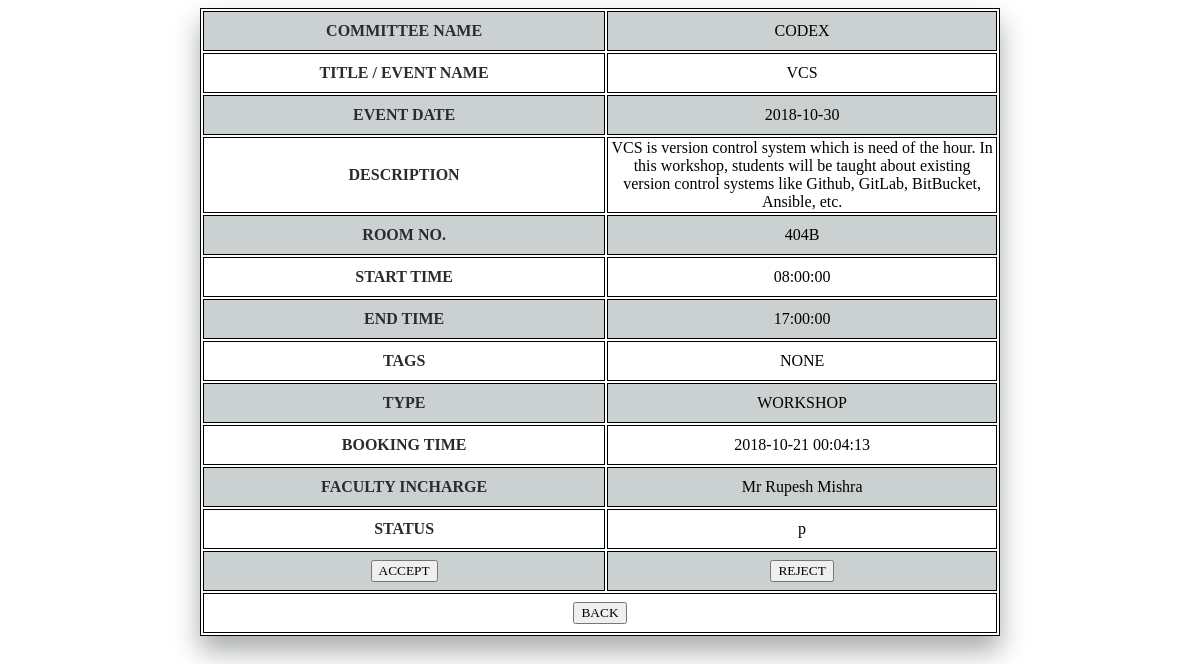
The page /php/user_homepage/admin_event_details.php?event_id=2 (signed in) on the database its author committed.
### tables this page shows
CREATE TABLE `event_detail` (
  `eid` int(11) NOT NULL,
  `title` varchar(30) DEFAULT NULL,
  `description` varchar(1000) DEFAULT NULL,
  `tags` varchar(10) DEFAULT NULL,
  `type` varchar(10) DEFAULT NULL,
  `status` char(1) DEFAULT NULL,
  `uid` int(11) DEFAULT NULL,
  `room_no` varchar(10) DEFAULT NULL
);

CREATE TABLE `user` (
  `uid` int(11) NOT NULL,
  `comm_name` varchar(20) DEFAULT NULL,
  `comm_head` varchar(20) DEFAULT NULL,
  `fac_head` varchar(20) DEFAULT NULL,
  `pswd` varchar(128) DEFAULT NULL,
  `type_of_user` char(1) DEFAULT NULL
);

CREATE TABLE `booking_detail` (
  `eid` int(11) DEFAULT NULL,
  `room_no` varchar(10) DEFAULT NULL,
  `start_time` time DEFAULT NULL,
  `end_time` time DEFAULT NULL,
  `event_date` date DEFAULT NULL,
  `booking_time` datetime DEFAULT NULL
);

### data/get_tables.php (called while the page is built, shortened)
<?php
    function get_json_data($qry){
        $mysqli = new mysqli(host, db_uname, db_pswd, db_name);
        $query = $qry;
        $result = $mysqli->query($query);
            $data=array();
            while($r = mysqli_fetch_assoc($result)){
                $data[] = $r;
            }
            return json_encode($data);
    }
?>

### php/user_homepage/admin_event_details.php (the view, shortened to what this page needs)
<html>
	<head>
	</head>
<body>
	<?php
        include '../../data/get_data.php';
		$id = $_POST["event_id"];
		$eventDetails=get_table_data_query("
			select u.comm_name, e.title, b.event_date, e.description, e.room_no, b.start_time, b.end_time, e.tags, e.type, b.booking_time, u.fac_head, status
			from event_detail e,booking_detail b, user u
			    where e.eid=b.eid and e.uid=u.uid and e.eid=".$_REQUEST["event_id"].";"
		)[0];
		$alliasKeys=array(
		    "comm_name"=>"COMMITTEE NAME",
		    "booking_time"=>"BOOKING TIME",
		    "event_date"=>"EVENT DATE",
		    "start_time"=>"START TIME",
		    "end_time"=>"END TIME",
		    "description"=>"DESCRIPTION",
		    "title"=>"TITLE / EVENT NAME",
		    "tags"=>"TAGS",
		    "type"=>"TYPE",
		    "room_no"=>"ROOM NO.",
		    "eid"=>"EVENT ID",
		    "fac_head"=>"FACULTY INCHARGE",
		    "status"=>"STATUS"
		);
	?>
	<?php
		if (count($eventDetails) > 0){
			echo "<center> <form action='../update.php' method=post>
			    <table >";
			foreach ($eventDetails as $key => $value) {
				echo "
					<tr>
						<th>".$alliasKeys[$key]."</th>
						<td>".$value."</td>
					</tr>";
			}
			if(
			        get_table_data_query(
			                "select type_of_user
                                   from user
                                   where uid = ".$_SESSION["uid"].";"
                    )[0]["type_of_user"] == 'a'
            ){
			echo
			"<tr>
					<input type=\"hidden\" name=\"hide\" value=".$id.">
					<td><input name=accept type=submit value=ACCEPT></td>
					<td><input name=reject type=submit value=REJECT></td>
				</tr>";
			}
			echo "
				<tr>
					<td colspan=\"2\"><input type=\"button\" value=\"BACK\" onclick=\"window.history.back()\"></td>
				</tr>
			</table>
			</form>
			</center>";
		}
	?>
	</body>
</html>

### php/user_homepage/admin_event_details.php (style rules this page uses)
table,tr,td,th { border: 1px solid black; text-align: center; width: 800px; height: 40px; font-family:'Lobster', cursive; }
input[type="button"], input[type="submit"] { font-family:'Lobster', cursive; }
table { box-shadow: 0 15px 25px rgba(41, 44, 47, 0.4); }
th { color: #292c2f; }
tr:nth-child(odd) { background-color: #cad1d0 ; }

### rows shown on the page
event_detail: uid.comm_name "CODEX", title "VCS", booking_detail.event_date "2018-10-30", description "VCS is version control system which is need of the hour. In this workshop, students will be taught about existing version control systems like Github, GitLab, BitBucket, Ansible, etc.", room_no "404B", booking_detail.start_time "08:00:00", booking_detail.end_time "17:00:00", tags "NONE", type "WORKSHOP", booking_detail.booking_time "2018-10-21 00:04:13", uid.fac_head "Mr Rupesh Mishra", status "p"

### other values the page prints
$alliasKeys[$key] "COMMITTEE NAME"
$alliasKeys[$key] "TITLE / EVENT NAME"
$alliasKeys[$key] "EVENT DATE"
$alliasKeys[$key] "DESCRIPTION"
$alliasKeys[$key] "ROOM NO."
$alliasKeys[$key] "START TIME"
$alliasKeys[$key] "END TIME"
$alliasKeys[$key] "TAGS"
$alliasKeys[$key] "TYPE"
$alliasKeys[$key] "BOOKING TIME"
$alliasKeys[$key] "FACULTY INCHARGE"
$alliasKeys[$key] "STATUS"
